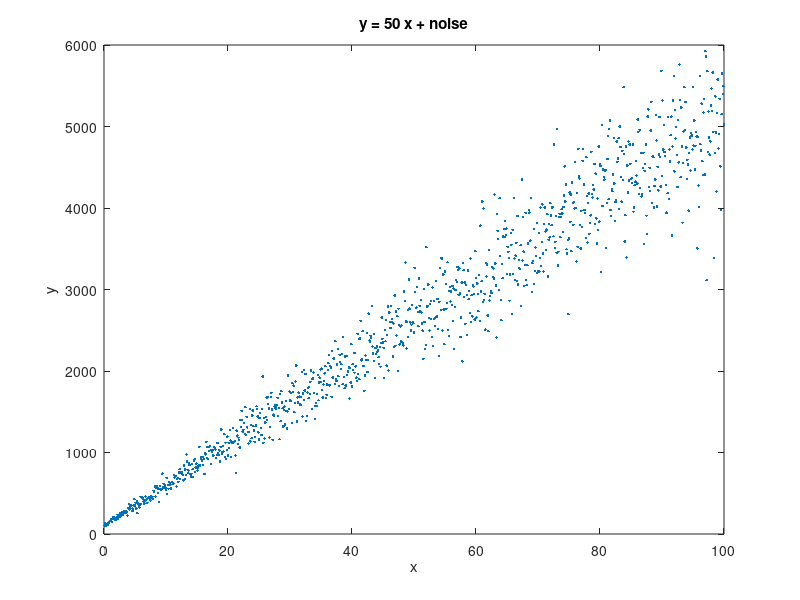
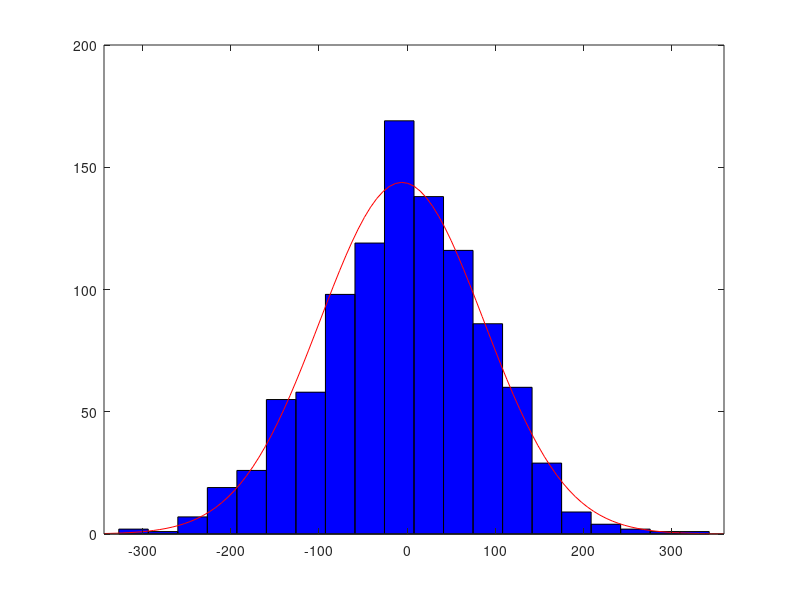

The MATLAB source for these figures, in order: (Note: this script raises an error after producing the figures.)
% random walks

        clear all;
        close all
        npart = 1000;
        random.low=-5.;
		random.high=5.;
		random.delta=random.high-random.low;
        
        
        for i=1:1000
        r = random.low + random.delta*rand(npart,1);
        
        w=zeros(npart,1);
        
        w(1)=r(1);
        
        for x=2:npart
        w(x)=w(x-1)+r(x);
        end
        
        y(i)=w(npart);
        plot(w)
        hold on;
        
        end
        
        figure (2)
        histfit(y,20)
        
        
        
% take a random walk to find the slope of this regression       

x=[.1:.1:100];
x=x(:);   % this transposes x, as would x' or transpose(x)

% simple linear regression model

% y = b(1) + b(2) * x;

b1=100;
b2=50;

y=b1+ b2 * x;

% add a random component that is about 10% of the respective values of y

yrand=randn(1000,1);  % normal distribution, mean of zero, n by 1 matrix

yerr= yrand .* y *.1 ;  % apply error that is proportion to 0.1 cv

yy=y+ yerr;

figure(1)
clf
plot(x,yy,'.')

xlabel('x')
ylabel('y')
title('y = 50 x + noise')

h = lsline;
set(h(1),'color','k','LineWidth',1.5)


% prior for slope..assume between 0 and 100
      
        % prior for slope, assume 0 to 100
        % sample from a uniform distribution
        
        rng;
        rslope.low=0;
		rslope.high=100;
		rslope.delta=rslope.high-rslope.low;
        rslope.rand = rslope.low + rslope.delta*rand(1,1);
        
        
        % prior for intercept, -50 to 50
        % sample from a uniform distribution
        
        rint.low=-50;
		rint.high=50;
		rint.delta=rint.high-rint.low;
        rint.rand = rint.low + rint.delta*rand(1,1);
        
        
        n=length(x);
        
        
        
        % take random walk and find least cost of beta
        beta=[rint.rand(1), rslope.rand(1)];
        
      cnt1=0;
      cnt2=0;
        
        for i=1:10000
           
            
        ypoly = beta(1) + beta(2)*x;   
        
        se=std(yy)/sqrt(n);
        
        y1 = normpdf(mean(ypoly), mean(yy),se); % likelihood function
           
        
        
        % pick new beta and perturb it with persistance from tha past and a
        % random forcing
        rint.rand = rint.low + rint.delta*rand(1,1);
        
        %betatst= beta+ 0.5* r * beta;
        
        betatst(1)= 0.5* (beta(1)+ rint.rand * beta(1));
        
        ypolytst = betatst(1) + beta(2)*x;  
        y2 = normpdf(mean(ypolytst), mean(yy),se); 
        
        while y2==0
        y2 = normpdf(mean(ypolytst), mean(yy),se); % likelihood function
         rint.rand = rint.low + rint.delta*rand(1,1);
        beta(1)= 0.5* (beta(1)+ rint.rand);
         ypolytst = betatst(1) + beta(2)*x;  
          
        end
        
        
        
        
        if y2 > y1  % if beta for likelihood y2 is greater than y1, then accept beta for y2
        beta(1)=betatst(1);
        cnt1=cnt1+1;
        bb1(cnt1)=beta(1);
        end
        
        rslope.rand = rslope.low + rslope.delta*rand(1,1);
        betatst(2)= 0.5* (beta(2)+ rslope.rand);
        % perturb beta +/- 1% of its value
        
        ypolytst = beta(1) + betatst(2)*x;  
        y3 = normpdf(mean(ypolytst),mean(yy),se); % likelihood function
        
        if y3 > y2  % if beta for likelihood y2 is greater than y1, then accept beta for y2
        beta(2)=betatst(2);
        cnt2=cnt2+1;
         bb2(cnt2)=beta(2);
        end
        
       
                
        if y3 == 0
             beta(2)= 0.5* (beta(2)+ rslope.rand);
        end
        
        
       
            
            
            
        end
                    
        
        
        
             
        
        figure(5)
        clf
      semilogx(bb1)
      hold on
      semilogx(bb2)